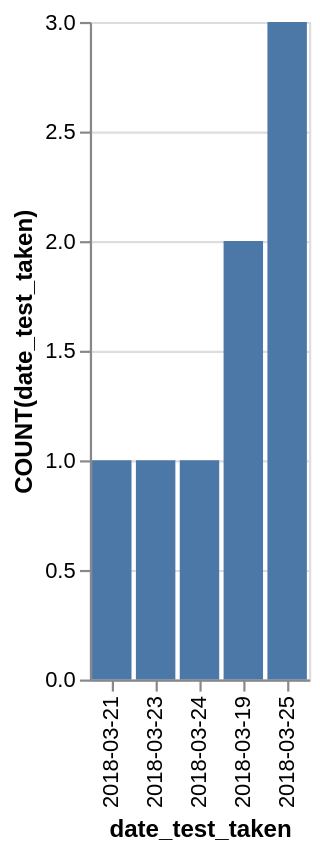

The Vega-Lite source for this figure:
### Vega-Lite specification from a JSON file in a GitHub repository (floating-point values rounded to 4 significant figures)
{"data": {"values": [{"x_data": "2018-03-21", "y_data": 1}, {"x_data": "2018-03-23", "y_data": 1}, {"x_data": "2018-03-24", "y_data": 1}, {"x_data": "2018-03-19", "y_data": 2}, {"x_data": "2018-03-25", "y_data": 3}]}, "mark": "bar", "encoding": {"x": {"field": "x_data", "type": "nominal", "title": "date_test_taken", "sort": {"op": "sum", "field": "y_data", "order": "ascending"}}, "y": {"field": "y_data", "type": "quantitative", "title": "COUNT(date_test_taken)"}}}
